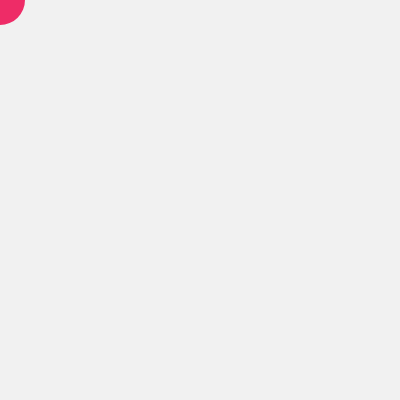
Frame 1 (no input)
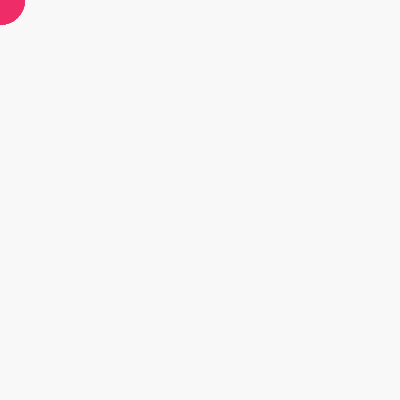
Frame 60 (no input)
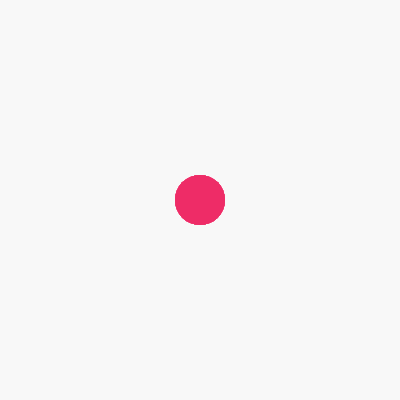
Frame 120 (the mouse pressed at the canvas centre since frame 60)

The p5.js sketch that drew these frames (run headless with seeded random() and noise() and a simulated clock; from frame 60 on, the mouse is pressed at the canvas centre):

// p5.js sketch
// ── sketch.js
function setup() {
  createCanvas(400, 400);
  background(240);
  noStroke();
}

function draw() {
  fill(237, 31, 94);
  ellipse(mouseX, mouseY, 50, 50);
  
  fill(240, 15);
  rect(0, 0, width, height);
}
